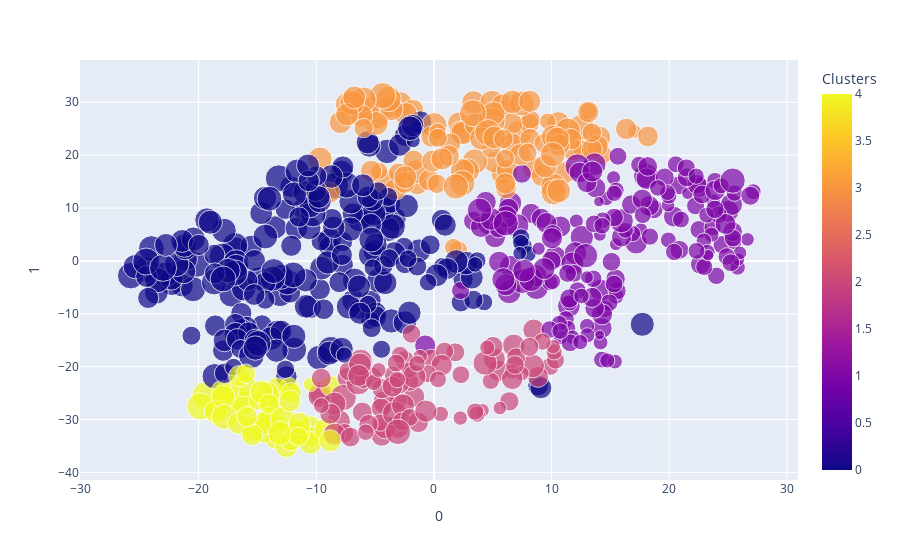

The notebook cell saved with this chart:
### Code cell
px.scatter(tsne.dropna(),x=0,y=1,
          hover_data=['TEAM','Season','WIN%','OFFRTG','DEFRTG','TS%','OREB%','TOV%','FTR','Champion','3PFREQ','PACE'],
           color='Clusters',size='WIN%')

### Figure 1 — Plotly figure (JSON) as saved in the notebook; plotly's stock layout.template omitted (floating-point values rounded to 4 significant figures; data arrays with more than 128 entries replaced by an {"elided": "..."} marker saying what was removed)
{"data": [{"customdata": {"elided": "626x12 mixed values"}, "hovertemplate": "0=%{x}<br>1=%{y}<br>WIN%=%{customdata[2]}<br>TEAM=%{customdata[0]}<br>Season=%{customdata[1]}<br>OFFRTG=%{customdata[3]}<br>DEFRTG=%{customdata[4]}<br>TS%=%{customdata[5]}<br>OREB%=%{customdata[6]}<br>TOV%=%{customdata[7]}<br>FTR=%{customdata[8]}<br>Champion=%{customdata[9]}<br>3PFREQ=%{customdata[10]}<br>PACE=%{customdata[11]}<br>Clusters=%{marker.color}<extra></extra>", "legendgroup": "", "marker": {"color": {"elided": "626 int values"}, "coloraxis": "coloraxis", "size": {"elided": "626 float values"}, "sizemode": "area", "sizeref": 0.002225, "symbol": "circle"}, "mode": "markers", "name": "", "orientation": "v", "showlegend": false, "type": "scatter", "x": {"elided": "626 float values"}, "xaxis": "x", "y": {"elided": "626 float values"}, "yaxis": "y"}], "layout": {"coloraxis": {"colorbar": {"title": {"text": "Clusters"}}, "colorscale": [[0, "#0d0887"], [0.1111, "#46039f"], [0.2222, "#7201a8"], [0.3333, "#9c179e"], [0.4444, "#bd3786"], [0.5556, "#d8576b"], [0.6667, "#ed7953"], [0.7778, "#fb9f3a"], [0.8889, "#fdca26"], [1, "#f0f921"]]}, "legend": {"itemsizing": "constant", "tracegroupgap": 0}, "margin": {"t": 60}, "xaxis": {"anchor": "y", "domain": [0, 1], "title": {"text": "0"}}, "yaxis": {"anchor": "x", "domain": [0, 1], "title": {"text": "1"}}}}
